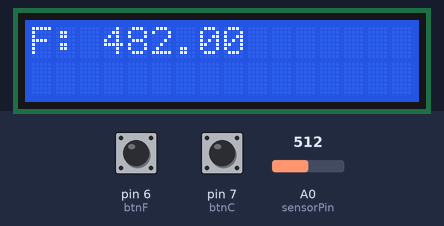
Bench run of a sketch on a simulated Arduino Uno, built with avr-gcc and run on an emulated ATmega328P. Parts: 16×2 character LCD. Inputs (shaded band) come from the test bench; at power-on: pin 7 (btnC) LOW, A0 (sensorPin) = 512, pin 6 (btnF) LOW.

Above: at 1.2 s.
1.3 s: pin 7 (btnC) pulled HIGH for 0.25 s
At 2.5 s:
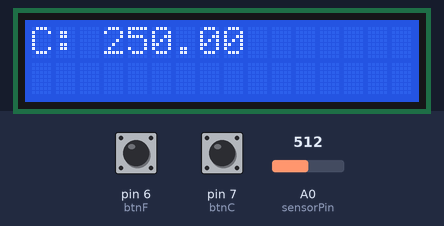
3.0 s: A0 (sensorPin) set to 716
At 3.7 s:
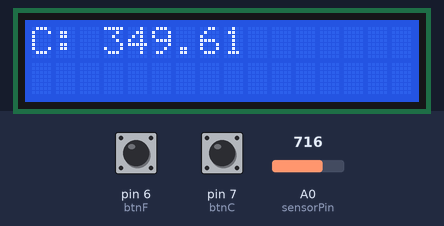
4.6 s: pin 6 (btnF) pulled HIGH for 0.25 s
At 5.9 s:
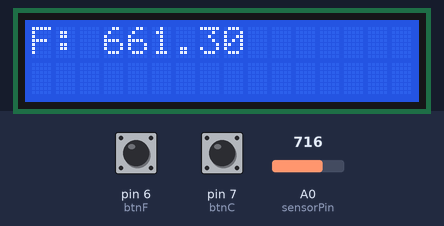
6.3 s: A0 (sensorPin) set to 900
At 7.4 s:
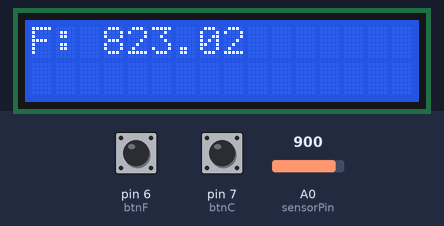
7.8 s: pin 7 (btnC) pulled HIGH for 1 s
At 8.3 s:
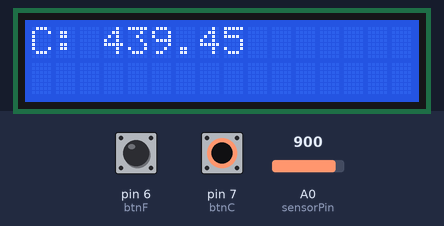
10.3 s: A0 (sensorPin) set to 1023
At 11.0 s:
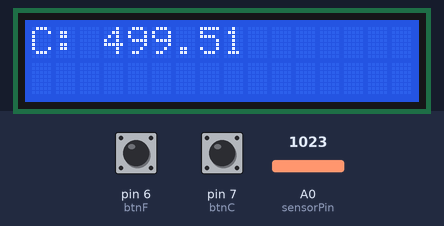
Timing chart, 0 to 12.9 s (numbered marks = the images above; inputs shaded):
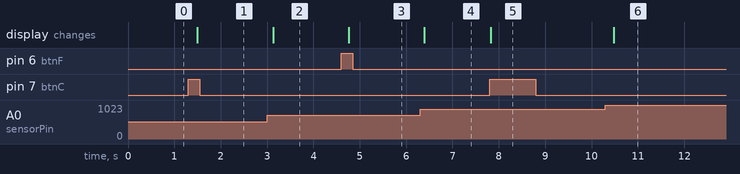

The sketch:

th_baitap9.ino
```cpp
//#include <LiquidCrystal_I2C.h>
#include <Wire.h>
//LiquidCrystal_I2C lcd(0x27, 16,2);
#include <LiquidCrystal.h>
LiquidCrystal lcd(12, 11, 5, 4, 3, 2); // RS,E,D4,D5,D6,D7

int btnF= 6;
int btnC=7;
int sensorPin = A0;
bool status = false;

void setup() {
  // put your setup code here, to run once:
  pinMode(btnC, INPUT);
  pinMode(btnF, INPUT);
  lcd.begin(16, 2);
  //lcd.init();
  //lcd.backlight();
  lcd.setCursor(0,0);
  lcd.clear();
}

void loop() {
  // put your main code here, to run repeatedly:
  int reading = analogRead(sensorPin);
  float voltage = reading * 5.0/1024.0;
  float temp = voltage * 100.0; // đổi ra độ C
  float tempF = (temp*1.8)+32; //đổi từ độ C sang độ F
  //độ C
  if(digitalRead(btnC) == HIGH)
  {
    status = true;
  }
  if(digitalRead(btnF) == HIGH)
  {
    status = false;
  }
  if(status == true)
  {
    lcd.clear();
    lcd.setCursor(0,0);
    lcd.print("C: ");
    lcd.print(temp);
  }
  // độ Fs
  else if(status == false)
  {
    lcd.clear();
    lcd.setCursor(0,0);
    lcd.print("F: ");
    lcd.print(tempF);
  }

  delay(200);
}
```

Measured:
- after the input at 1.3 s, the display: changes after 0.20 s (image 1)
- after the input at 3.0 s, the display: changes after 0.13 s (image 2)
- after the input at 4.6 s, the display: changes after 0.16 s (image 3)
- after the input at 6.3 s, the display: changes after 0.10 s (image 4)
- after the input at 7.8 s, the display: changes at once (image 5)
- after the input at 10.3 s, the display: changes after 0.18 s (image 6)
